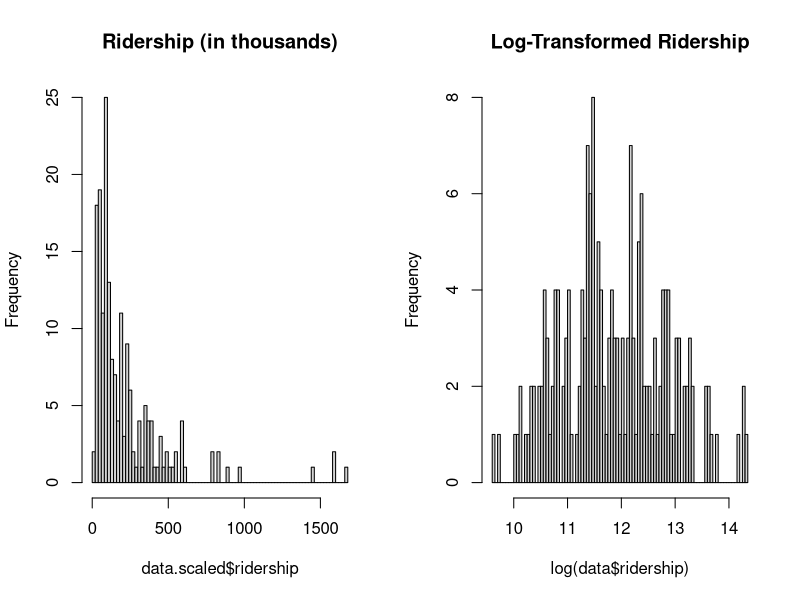
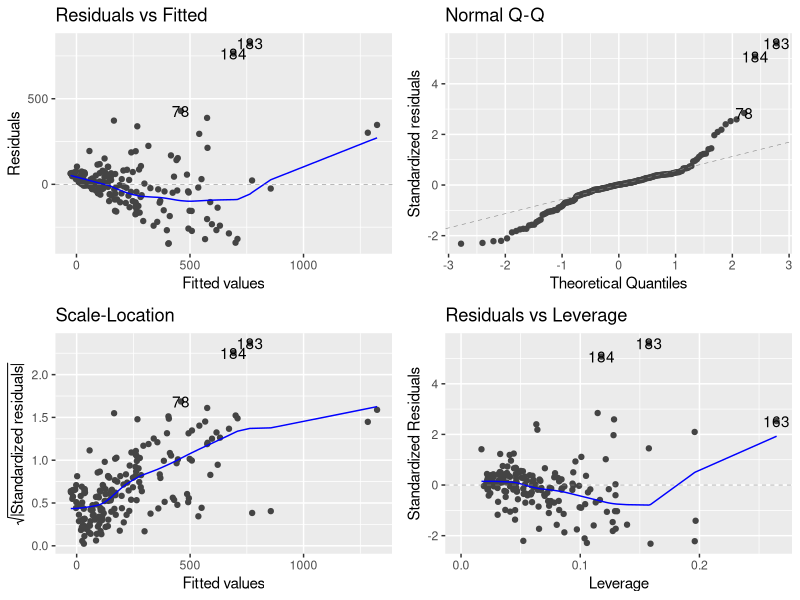
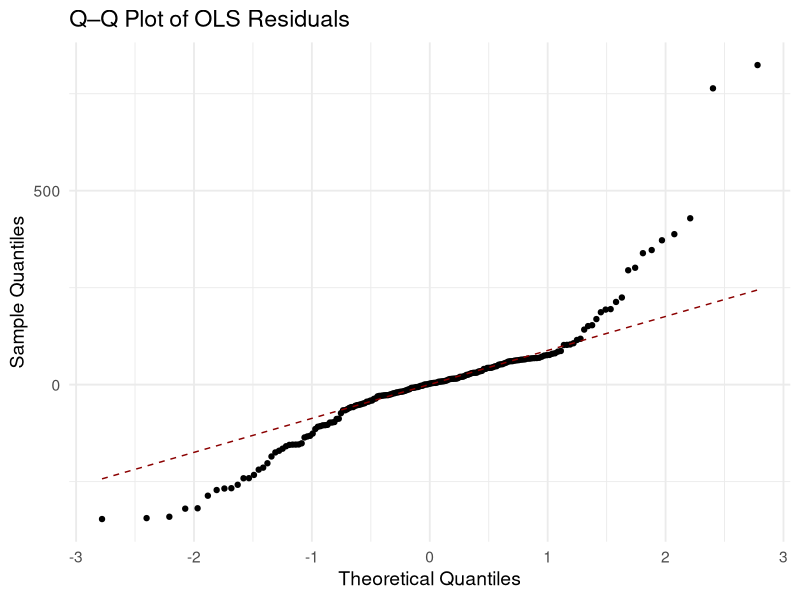

Write the R code that produced these figures, in order. (Note: this script raises an error after producing the figures.)
## ---- chunk 1
knitr::opts_chunk$set(echo = TRUE)
## ---- chunk 2
library(tidyverse)
library(MASS)
library(quantreg)
library(ggfortify)
library(ggplot2)
## ---- chunk 3
data.raw = read.csv("subwaydata.csv")
data = data.raw[, -c(1:3)]
data.scaled = data %>%
  # center/scale predictors
  mutate(across(all_of(colnames(data)[-1]), scale)) %>%
  mutate(ridership = ridership/1000) # scale ridership to 1K

# juxtapose distributions of raw response (1K scaled) vs. log-transformed response
par(mfrow = c(1,2))
hist(data.scaled$ridership, breaks = 100, main = "Ridership (in thousands)")
hist(log(data$ridership), breaks = 100, main = "Log-Transformed Ridership")
## ---- chunk 4
lm1 = lm(ridership ~ ., data = data.scaled)
summary(lm1)
autoplot(lm1)

library(ggplot2)
qq_df <- data.frame(resid = resid(lm1))

ggplot(qq_df, aes(sample = resid)) +
  stat_qq(size = 1.5) +
  stat_qq_line(color = "darkred", linetype = "dashed") +
  labs(title = "Q–Q Plot of OLS Residuals",
       x = "Theoretical Quantiles",
       y = "Sample Quantiles") +
  theme_minimal(base_size = 14)
## ---- chunk 5
residuals = resid(lm1)
shapiro.test(residuals)
ks.test(scale(residuals), "pnorm", 0, 1)
## ---- chunk 6
bc = boxcox(
  lm1,
  plotit = TRUE,
  xlab = expression(lambda),
  ylab = "Log-Likelihood"
)
## ---- chunk 7
data.scaled.log = data %>%
  # center/scale predictors
  mutate(across(all_of(colnames(data)[-1]), scale)) %>%
  mutate(ridership = log(ridership))
lm.log = lm(ridership ~ ., data = data.scaled.log)
summary(lm.log)

# residual diagnostics
autoplot(lm.log)

qq_df <- data.frame(resid = resid(lm.log))
ggplot(qq_df, aes(sample = resid)) +
  stat_qq(size = 1.5) +
  stat_qq_line(color = "darkred", linetype = "dashed") +
  labs(title = "Q–Q Plot of Log-Transformed OLS",
       x = "Theoretical Quantiles",
       y = "Sample Quantiles") +
  theme_minimal(base_size = 14)
## ---- chunk 8
residuals = resid(lm.log)
shapiro.test(residuals)
ks.test(scale(residuals), "pnorm", 0, 1)
## ---- chunk 9
rq.lm = rq(ridership ~ ., tau = 0.5, data = data.scaled.log)
summary(rq.lm, se = "boot", R = 200)

## ---- chunk 10
par(mfrow = c(2,3))
avPlots(lm.log, ask = FALSE)
par(mfrow = c(1,1))
influencePlot(lm.log)

predictors <- names(lm.log$model)[-1]
for (var in predictors) {
  ggplot(lm.log$model, aes_string(x = var, y = residuals(lm.log))) +
    geom_point() +
    geom_smooth(method = "loess", se = FALSE) +
    labs(title = paste("Residuals vs", var),
         y = "Residuals") +
    theme_minimal() -> p
  print(p)
}

# 6) Non-constant variance test from car
ncvTest(lm.log)    # alternative to BP

# 7) Box–Cox (just to confirm)
boxCox(lm.log, lambda = seq(-1, 2, 0.1))
## ---- chunk 11
poi = c(64, 73, 163, 184)
data.raw[poi, ]
## ---- chunk 12
data.log.fact = data.scaled.log %>%
  mutate(is_hub = ifelse(
    row_number() %in% c(163, 164, 183, 184), 1, 0
  ))

lm.log.fact = lm(ridership ~ ., data = data.log.fact)
summary(lm.log.fact)

# residual diagnostics
autoplot(lm.log.fact)

qq_df <- data.frame(resid = resid(lm.log.fact))
ggplot(qq_df, aes(sample = resid)) +
  stat_qq(size = 1.5) +
  stat_qq_line(color = "darkred", linetype = "dashed") +
  labs(title = "Q–Q Plot of Log-Transformed OLS",
       x = "Theoretical Quantiles",
       y = "Sample Quantiles") +
  theme_minimal(base_size = 14)
## ---- chunk 13
data.filtered = data.scaled.log[-c(163, 164, 183, 184), ]
lm.filt = lm(ridership ~ ., data = data.filtered)
summary(lm.filt)
autoplot(lm.filt)

qq_df <- data.frame(resid = resid(lm.filt))
ggplot(qq_df, aes(sample = resid)) +
  stat_qq(size = 1.5) +
  stat_qq_line(color = "darkred", linetype = "dashed") +
  labs(title = "Q–Q Plot of Log-Transformed OLS",
       x = "Theoretical Quantiles",
       y = "Sample Quantiles") +
  theme_minimal(base_size = 14)
## ---- chunk 14
library(car)
vif_full <- vif(lm.filt)
print(vif_full)
## ---- chunk 15
# k = 2 or k = 3
pcr.lm = pcr(ridership ~ .,
             data = data.filtered,
             scale = FALSE, ncomp = 3,
             validation = "none")
summary(pcr.lm)
evr = explvar(pcr.lm) / 100
cum.exp = cumsum(evr)
## ---- chunk 16
# Loadings for each component
loadings.df <- as.data.frame(loadings(pcr.lm)[, 1:k])
colnames(loadings.df) <- paste0("PC", 1:k)
print(loadings.df)

# intercept + slopes for each of the perf_vars
coef_pcr <- coef(pcr.lm, ncomp = k, intercept = TRUE)
#print(coef_pcr)

# Fitted & residuals
fitted_pcr <- predict(pcr.lm, ncomp = k, newdata = data.scaled.log)
resid_pcr  <- data.scaled.log$ridership - as.vector(fitted_pcr)

# Residuals vs Fitted
qqnorm(resid_pcr, main = "Q–Q Plot of PCR Residuals"); qqline(resid_pcr)
plot(fitted_pcr, resid_pcr,
     xlab = "Fitted (PCR)", ylab = "Residuals",
     main = "Residuals vs Fitted (PCR)")
abline(h = 0, lty = "dashed")

## ---- chunk 17
# obtain loading matrix, compute PC scores
pc.scores = as.data.frame(
  as.matrix(data.filtered[, -1]) %*% as.matrix(loadings.df)
)
pc.scores$y <- data.filtered$ridership

lm.pc <- lm(y ~ ., data = pc.scores)
summary(lm.pc)
## ---- chunk 18
cor(data.filtered[, -1])
corr.plot = ggpairs(data.filtered[, -1])# + scale_x_continuous(n.breaks = 3) + scale_x_continuous(n.breaks = 3)
# imported to final report but not displayed on the document due to figure margin constraints.
## ---- chunk 19
data.exp.log = data.raw[, -c(1,3)] %>%
  mutate(
    infra = infra_critical + infra_noncritical,
    noninfra = noninfra_critical + noninfra_noncritical
  ) %>%
  dplyr::select(-infra_critical, -infra_noncritical, -noninfra_critical, -noninfra_noncritical) %>%
  mutate(s = strsplit(lines, ","), n_lines = lengths(s)) %>%
  dplyr::select(-lines, -s) %>%
  mutate(across(1:10, ~ ./n_lines)) %>%
  mutate(ridership = log(ridership), n_lines = log(n_lines))

lm.exp = lm(ridership ~ ., data = data.exp.log)
summary(lm.exp)
## ---- chunk 20
# illustrating the outsized influence of points 163, 164, 183, 184
influencePlot(lm.log)

data.filtered = data.log[-c(163, 164, 183, 184), ]
lm.filt = lm(ridership ~ ., data = data.filtered)
summary(lm.filt)
autoplot(lm.filt)

# residuals test
residuals = resid(lm.filt)
shapiro.test(residuals)
ks.test(scale(residuals), "pnorm", 0, 1)

# VIFs
vif(lm.filt)
